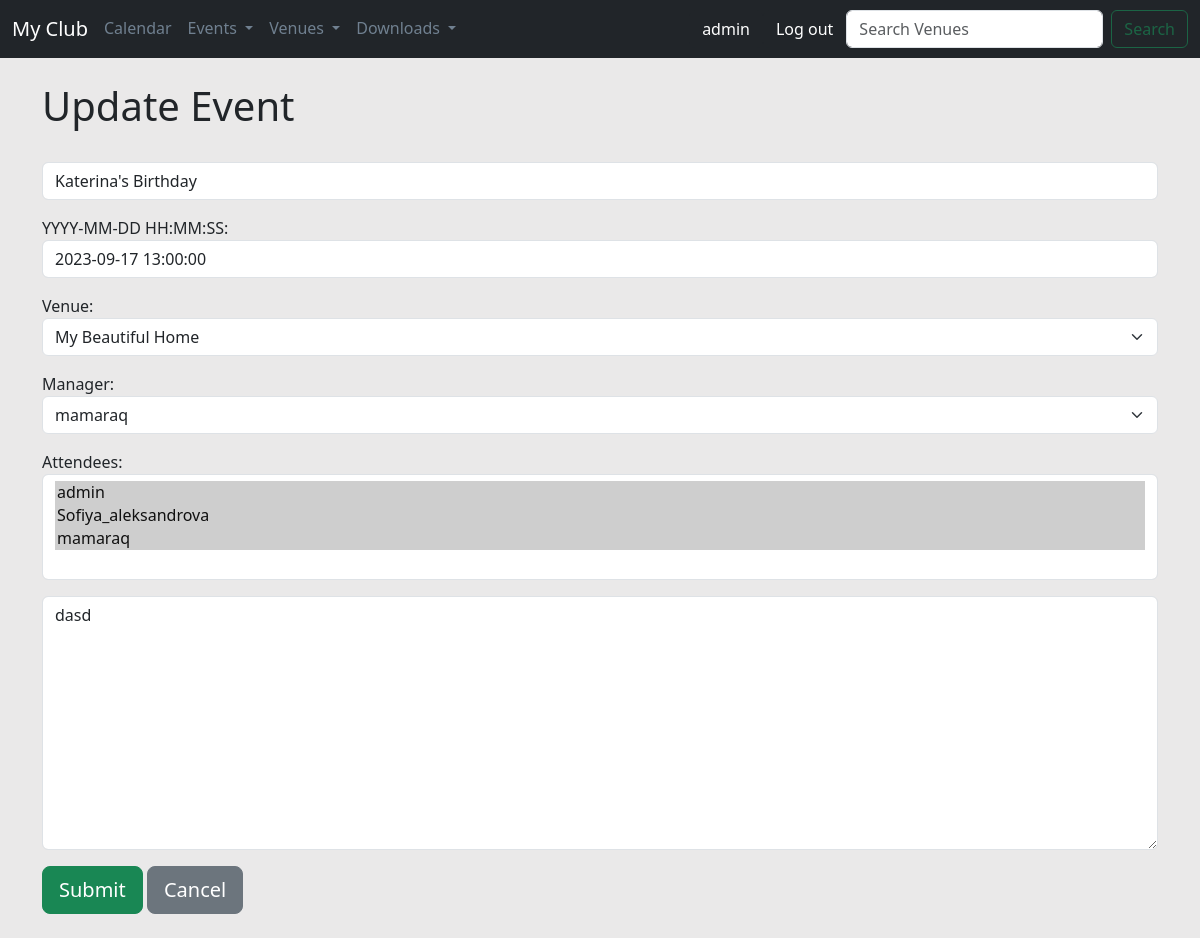
/update_event/18 (signed in), run on an earlier commit of the app's database.
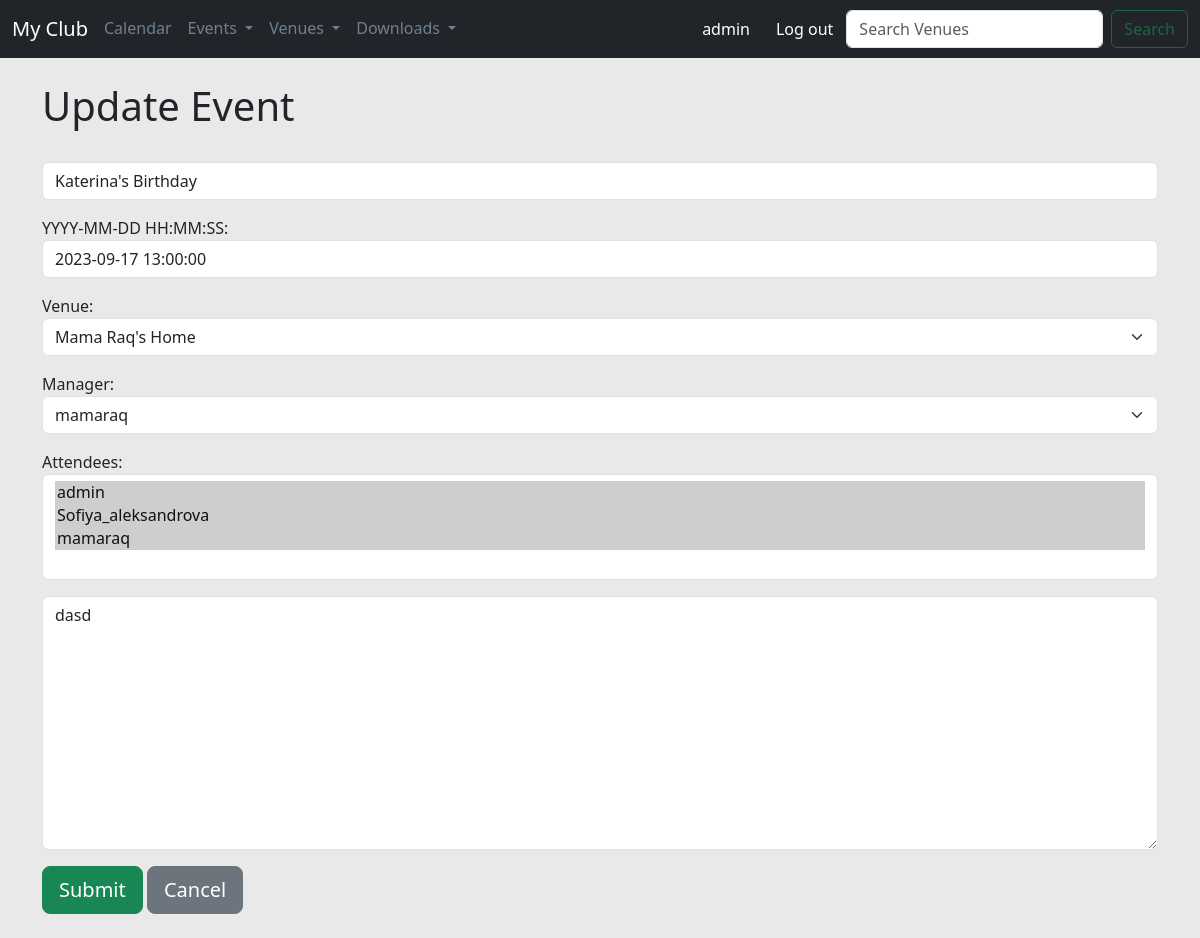
And on a later commit of the database.
### events/models.py (models this page shows, shortened)
class Event(models.Model):
    name = models.CharField('Event name', max_length=150)
    event_data = models.DateTimeField('Event Date')
    venue = models.ForeignKey(Venue, blank=True, null=True, on_delete=models.CASCADE)
    manager = models.ForeignKey(User, blank=True, null=True, on_delete=models.SET_NULL)
    description = models.TextField(blank=True)
    attendees = models.ManyToManyField(User, blank=True, related_name='event_attendees')

class Venue(models.Model):
    name = models.CharField('Venue Name', max_length=150)
    address = models.CharField(max_length=300)
    zip_code = models.CharField('Zip Code', max_length=15)
    phone = models.CharField('Contact Phone', max_length=25, blank=True)
    web = models.URLField('Website Address', blank=True)
    email_address = models.EmailField('Email Address', blank=True)
    owner = models.IntegerField('Venue Owner', blank=False, default=1)
    def __str__(self):
        return self.name

### events/views.py (the view)
# urls.py: path('update_event/<event_id>', views.update_event, name="update-event"),
def update_event(request, event_id):
    event = Event.objects.get(pk=event_id)
    if request.user.is_superuser:
        form = EventFormAdmin(request.POST or None, instance=event)
    else:
        form = EventForm(request.POST or None, instance=event)
    if form.is_valid():
        form.save()
        messages.success(request, f'You Successfully Update Event - "{event.name}"')
        return redirect('list-events')
    return render(request, 'events/update_event.html', {'event': event, 'form': form})

### events/forms.py
class EventFormAdmin(ModelForm):
    class Meta:
        model = Event
        fields = ('name', 'event_data', 'venue', 'manager', 'attendees', 'description')
        labels = {
            'name': '',
            'event_data': 'YYYY-MM-DD HH:MM:SS',
            'venue': 'Venue',
            'manager': 'Manager',
            'attendees': 'Attendees',
            'description': '',
        }
        widgets = {
            'name': forms.TextInput(attrs={'class': 'form-control', 'placeholder': 'Event Name'}),
            'event_data': forms.TextInput(attrs={'class': 'form-control', 'placeholder': 'Event date'}),
            'venue': forms.Select(attrs={'class': 'form-select', 'placeholder': 'Venue'}),
            'manager': forms.Select(attrs={'class': 'form-select', 'placeholder': 'Manager'}),
            'attendees': forms.SelectMultiple(attrs={'class': 'form-control', 'placeholder': 'Attendees'}),
            'description': forms.Textarea(attrs={'class': 'form-control', 'placeholder': 'Description'}),
        }

### events/templates/events/update_event.html (shortened to what this page needs)
{% extends 'events/base.html' %}
{% block content %}
{% if user.is_authenticated %}
    {% if user == event.manager or user.is_superuser %}
<h1>
    Update Event
</h1>
<br/>
<form action="" method=POST>
    {{ form.as_p }}
    <input type="submit" value="Submit"
           class="btn btn-success btn-lg">
    <a href="{% url 'list-events' %}" class="btn btn-secondary btn-lg">Cancel</a>
    <br/><br/>
</form>
    {% else %}
<h1>You aren't Authorized To Update This Event!</h1>
    {% endif %}
{% endif %}
{% endblock %}

What changed in the data, as far as the page shows it:
changed Event "mamaraq": venue "My Beautiful Home" → "Mama Raq's Home"
